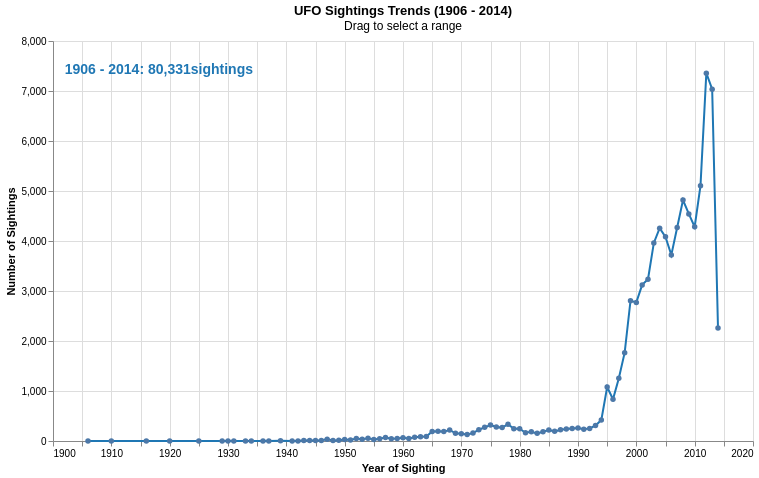

The notebook cell this image was saved under:
### Code cell
brush = alt.selection_interval(encodings=['x'], name="brush")

# Line Chart
line = alt.Chart(year_counts).mark_line(color='#1f77b4', point=True).encode(
    x=alt.X('year:Q', title='Year of Sighting', axis=alt.Axis(format='d')),
    y=alt.Y('count:Q', title='Number of Sightings'),
    opacity=alt.condition(brush, alt.value(1), alt.value(0.2)),
    tooltip=['year:Q', 'count:Q']
)

# Text Layer 
stats_label = alt.Chart(year_counts).transform_filter(
    brush
).transform_aggregate(
    total='sum(count)',
    min_year='min(year)',
    max_year='max(year)'
).transform_calculate(
    label="datum.min_year + ' - ' + datum.max_year + ': ' + format(datum.total, ',d') + ' sightings'"
).mark_text(
    align='right', baseline='top', dx=-10, dy=10, 
    fontSize=14, fontWeight='bold', color='#1f77b4'
).encode(
    x=alt.value(210),
    y=alt.value(12),
    text='label:N'
)

# Combine
ufo_time_final = (line + stats_label).add_params(
    brush
).properties(
    title={
        "text": "UFO Sightings Trends (1906 - 2014)",
        "subtitle": "Drag to select a range"
    },
    width=700,
    height=400
).configure_view(strokeWidth=0)

# 6. Save 
ufo_time_final.save('ufo_time_dynamic.json')
ufo_time_final

### Figure 1 — Vega-Lite specification as saved in the notebook (floating-point values rounded to 4 significant figures)
{"config": {"view": {"continuousWidth": 300, "continuousHeight": 300, "strokeWidth": 0}}, "layer": [{"mark": {"type": "line", "color": "#1f77b4", "point": true}, "encoding": {"opacity": {"condition": {"param": "brush", "value": 1}, "value": 0.2}, "tooltip": [{"field": "year", "type": "quantitative"}, {"field": "count", "type": "quantitative"}], "x": {"axis": {"format": "d"}, "field": "year", "title": "Year of Sighting", "type": "quantitative"}, "y": {"field": "count", "title": "Number of Sightings", "type": "quantitative"}}, "name": "view_a62e6c8b46c8d605_0"}, {"mark": {"type": "text", "align": "right", "baseline": "top", "color": "#1f77b4", "dx": -10, "dy": 10, "fontSize": 14, "fontWeight": "bold"}, "encoding": {"text": {"field": "label", "type": "nominal"}, "x": {"value": 210}, "y": {"value": 12}}, "transform": [{"filter": {"param": "brush"}}, {"aggregate": [{"op": "sum", "field": "count", "as": "total"}, {"op": "min", "field": "year", "as": "min_year"}, {"op": "max", "field": "year", "as": "max_year"}]}, {"calculate": "datum.min_year + ' - ' + datum.max_year + ': ' + format(datum.total, ',d') + 'sightings'", "as": "label"}]}], "data": {"name": "data-a954355e7c589f02cac66683727a5051"}, "height": 400, "params": [{"name": "brush", "select": {"type": "interval", "encodings": ["x"]}, "views": ["view_a62e6c8b46c8d605_0"]}], "title": {"text": "UFO Sightings Trends (1906 - 2014)", "subtitle": "Drag to select a range"}, "width": 700, "$schema": "https://vega.github.io/schema/vega-lite/v6.1.0.json", "datasets": {"data-a954355e7c589f02cac66683727a5051": [{"year": 1906, "count": 1}, {"year": 1910, "count": 2}, {"year": 1916, "count": 1}, {"year": 1920, "count": 1}, {"year": 1925, "count": 1}, {"year": 1929, "count": 1}, {"year": 1930, "count": 1}, {"year": 1931, "count": 2}, {"year": 1933, "count": 1}, {"year": 1934, "count": 1}, {"year": 1936, "count": 2}, {"year": 1937, "count": 2}, {"year": 1939, "count": 3}, {"year": 1941, "count": 1}, {"year": 1942, "count": 2}, {"year": 1943, "count": 9}, {"year": 1944, "count": 9}, {"year": 1945, "count": 9}, {"year": 1946, "count": 10}, {"year": 1947, "count": 37}, {"year": 1948, "count": 8}, {"year": 1949, "count": 15}, {"year": 1950, "count": 28}, {"year": 1951, "count": 20}, {"year": 1952, "count": 49}, {"year": 1953, "count": 33}, {"year": 1954, "count": 53}, {"year": 1955, "count": 32}, {"year": 1956, "count": 45}, {"year": 1957, "count": 72}, {"year": 1958, "count": 47}, {"year": 1959, "count": 50}, {"year": 1960, "count": 66}, {"year": 1961, "count": 48}, {"year": 1962, "count": 73}, {"year": 1963, "count": 86}, {"year": 1964, "count": 88}, {"year": 1965, "count": 188}, {"year": 1966, "count": 193}, {"year": 1967, "count": 188}, {"year": 1968, "count": 220}, {"year": 1969, "count": 155}, {"year": 1970, "count": 147}, {"year": 1971, "count": 130}, {"year": 1972, "count": 158}, {"year": 1973, "count": 226}, {"year": 1974, "count": 273}, {"year": 1975, "count": 319}, {"year": 1976, "count": 279}, {"year": 1977, "count": 268}, {"year": 1978, "count": 335}, {"year": 1979, "count": 245}, {"year": 1980, "count": 246}, {"year": 1981, "count": 164}, {"year": 1982, "count": 183}, {"year": 1983, "count": 153}, {"year": 1984, "count": 186}, {"year": 1985, "count": 218}, {"year": 1986, "count": 193}, {"year": 1987, "count": 223}, {"year": 1988, "count": 241}, {"year": 1989, "count": 251}, {"year": 1990, "count": 259}, {"year": 1991, "count": 234}, {"year": 1992, "count": 252}, {"year": 1993, "count": 309}, {"year": 1994, "count": 421}, {"year": 1995, "count": 1078}, {"year": 1996, "count": 834}, {"year": 1997, "count": 1255}, {"year": 1998, "count": 1767}, {"year": 1999, "count": 2805}, {"year": 2000, "count": 2772}, {"year": 2001, "count": 3122}, {"year": 2002, "count": 3235}, {"year": 2003, "count": 3962}, {"year": 2004, "count": 4257}, {"year": 2005, "count": 4083}, {"year": 2006, "count": 3721}, {"year": 2007, "count": 4269}, {"year": 2008, "count": 4820}, {"year": 2009, "count": 4541}, {"year": 2010, "count": 4283}, {"year": 2011, "count": 5107}, {"year": 2012, "count": 7357}, {"year": 2013, "count": 7037}, {"year": 2014, "count": 2260}]}}
